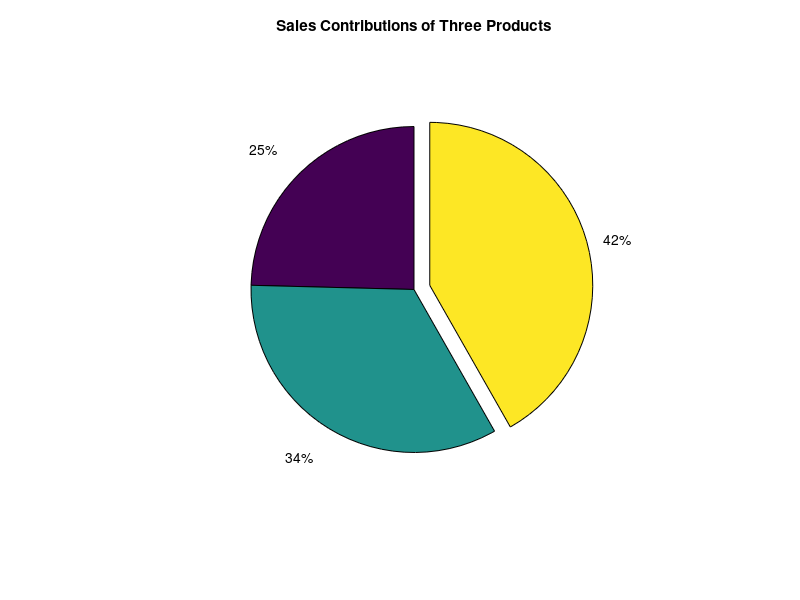

Write the MATLAB code that produced this figure.
clcclearcloseX = [19.3, 22.1, 51.6     34.2, 70.3, 82.4     61.4, 82.9, 90.8     50.5, 54.9, 59.1     29.4, 36.3, 47.0];     product_totals = sum(X);[c,ind] = max(product_totals);explode = zeros(1,3);explode(ind) = 1;figurepie(product_totals,explode)title('Sales Contributions of Three Products')shg